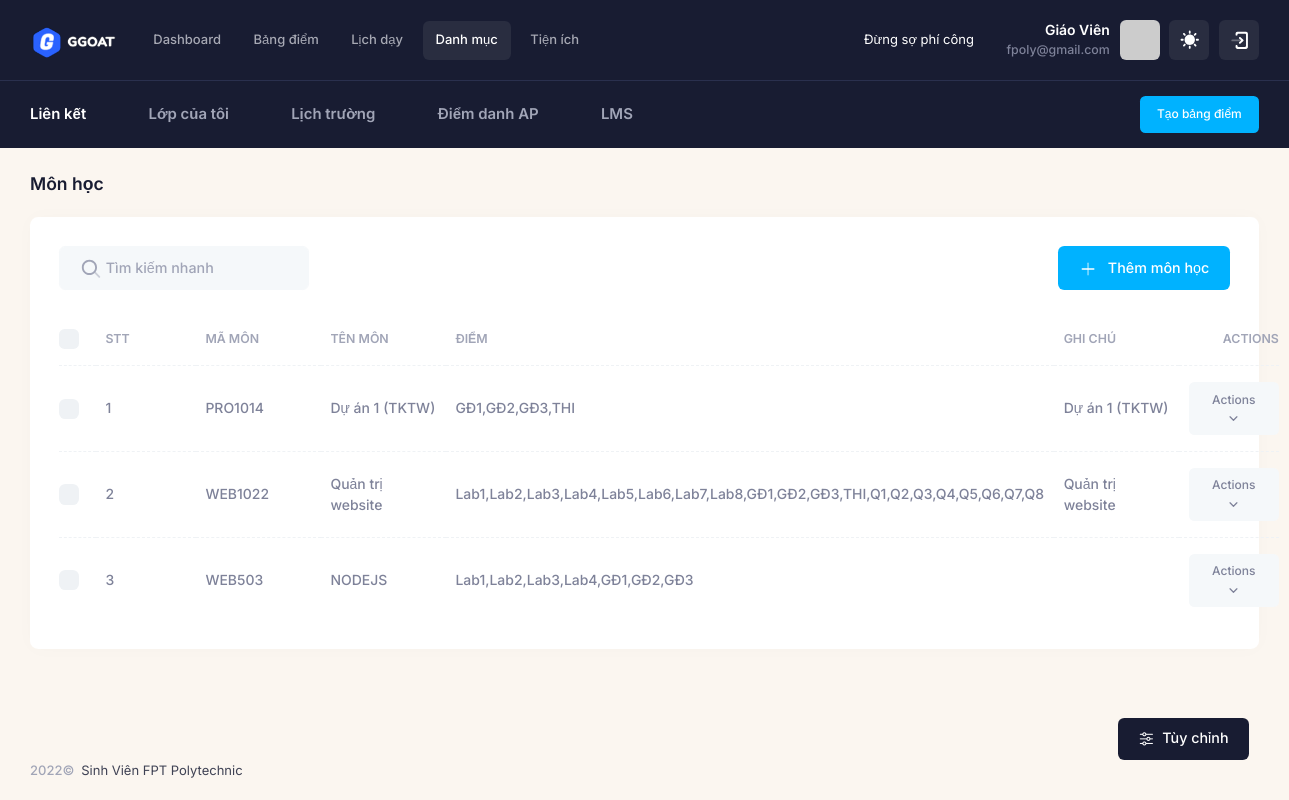
Page /danh-muc/mon-hoc (signed in) on the committed database.
### tables this page shows
CREATE TABLE `teachers` (
  `id_teacher` int(11) NOT NULL,
  `name` varchar(225) NOT NULL,
  `email` varchar(225) NOT NULL,
  `password` text NOT NULL,
  `register_date` datetime DEFAULT NULL,
  `code_donate` text NOT NULL,
  `id_coso` int(11) DEFAULT NULL COMMENT 'cơ sở đang dạy',
  `status` enum('1','2') NOT NULL DEFAULT '2',
  `data` longtext DEFAULT NULL COMMENT 'tất cả dữ liệu quản lý của giáo viên'
);

CREATE TABLE `lien_ket` (
  `id_lienket` int(11) NOT NULL,
  `ten` varchar(225) NOT NULL,
  `url` text NOT NULL,
  `mo_ta` text DEFAULT NULL,
  `id_teacher` int(11) NOT NULL
);

CREATE TABLE `mon_hoc` (
  `id_mon` int(11) NOT NULL,
  `ma_mon` varchar(225) NOT NULL,
  `ten_mon` varchar(225) NOT NULL,
  `ghi_chu` text DEFAULT NULL,
  `diem` text NOT NULL,
  `id_teacher` int(11) NOT NULL
);

### app/controllers/Teacher.php (called while the page is built, shortened)
<?php
class Teacher extends  Controller
{
  public $data = array();
  public $model_home;
  public function __construct()
  {
    $this->model_home = $this->model('TeacherModel');
    $this->data['type'] = 'teacher';
    $this->data['page_parent'] = 'teacher';
    $this->data['page_target'] = 'teacher';
    $this->data = array_merge($this->data, $this->model_home->data);
  }
  public function mon_hoc()
  {
    $this->model_home->mon_hoc();
    $this->data['content'] = 'teacher/danhmuc/mon_hoc';
    $this->data['page_title'] = 'Môn học';
    $this->data['page_parent'] = 'danh-muc';
    $this->data['page_target'] = 'mon-hoc';
    $this->data = array_merge($this->data, $this->model_home->data);
    $this->render('layouts/teacher', $this->data);
  }
}

### index.php (called while the page is built, shortened)
<?php
require_once 'bootstrap.php';
$myApp = new App();

### bootstrap.php (called while the page is built, shortened)
<?php
if (!empty($_SERVER['HTTPS']) && $_SERVER['HTTPS'] == 'on') {
  $web_root = 'https://' . $_SERVER['HTTP_HOST'];
} else {
  $web_root = 'http://' . $_SERVER['HTTP_HOST'];
}
$folder = str_replace(strtolower($_SERVER['DOCUMENT_ROOT']), '', strtolower(__DIR__));
$base_url = $web_root . $folder . '/';
function BASE_URL($url)
{
  global $base_url;
  return $base_url . $url;
}
if (!empty($_SERVER['PATH_INFO'])) {
  $url = $_SERVER['PATH_INFO'];
} else {
  $url = '/';
}
$route = array_filter(explode('/', $url));
$route  = array_values($route);
function route($index)
{
  global $route;
  if (isset($route[$index])) {
    return $route[$index];
  } else {
    return false;
  }
}
require_once  'configs/Database.php';
require_once  'configs/Function.php';
require_once  'core/Controller.php';

### configs/Function.php (called while the page is built, shortened)
<?php
$DB = new Database;

### configs/Database.php (called while the page is built, shortened)
<?php
class Database
{
  private $conn;
  function connect()
  {
    if (!$this->conn) {
      try {
        $this->conn = mysqli_connect(HOSTNAME, USERNAME, PASSWORD, DATABASE, PORT);
        mysqli_query($this->conn, "set names 'utf8'");
      } catch (Exception $e) {
        error('503');
        die();
      }
    }
  }
  function getInfoTeacher($data)
  {
    if (isset($_SESSION['email'])) {
      $row = $this->conn->query(
        "SELECT * FROM `teachers`INNER JOIN `co_so` on co_so.id_coso = teachers.id_coso WHERE `email` = '" . $_SESSION['email'] . "' "
      )->fetch_array();
      if ($row) {
        return $row[$data];
      }
      return false;
    }
    return false;
  }
  function get_list($sql)
  {
    $result = mysqli_query($this->conn, $sql);
    $return = array();
    while ($row = mysqli_fetch_assoc($result)) {
      $return[] = $row;
    }
    return $return;
  }
}

### app/models/TeacherModel.php (called while the page is built, shortened)
<?php
class TeacherModel extends Model
{
    public function __construct()
    {
        $this->data = [
            'hoc_ky' => $this->get_list("SELECT * FROM  `hoc_ky`
            WHERE id_teacher  = '" . $this->getInfoTeacher('id_teacher') . "'
            order by case
            when ten_hocky LIKE '%spring%' then 1
            when ten_hocky LIKE '%summer%'  then 2
            when ten_hocky LIKE '%fall%'  then 3
            end
            , reverse(reverse(ten_hocky) + 0) + 0 DESC"),
            'khoa' =>
            $this->get_list(
                "SELECT * FROM `khoa` WHERE id_teacher = '" . $this->getInfoTeacher('id_teacher') . "'  ORDER BY ten_khoa DESC"
            ),
            'mon_hoc' =>
            $this->get_list(
                "SELECT * FROM `mon_hoc` WHERE id_teacher = '" . $this->getInfoTeacher('id_teacher') . "' ORDER BY id_mon DESC"
            ),
            'loai_lop' =>
            $this->get_list(
                "SELECT * FROM `loai_lop` WHERE  id_teacher = '" . $this->getInfoTeacher('id_teacher') . "' ORDER BY id_loai DESC"
            ),
            'lien_ket' =>
            $this->get_list(
                "SELECT * FROM `lien_ket` WHERE id_teacher = '" . $this->getInfoTeacher('id_teacher') . "'  ORDER BY id_lienket DESC limit 5"
            ),
        ];
    }
    public function mon_hoc()
    {
        $this->data = [
            'mon_hoc' => $this->get_list("SELECT * FROM `mon_hoc` WHERE id_teacher = '" . $this->getInfoTeacher('id_teacher') . "'"),
            'loai_diem' => $this->get_list("SELECT * FROM `loai_diem` WHERE id_teacher = '" . $this->getInfoTeacher('id_teacher') . "'"),
        ];
    }
}

### app/views/teacher/danhmuc/mon_hoc.php (the view, shortened to what this page needs)
<div class="card">
  <div class="card-header border-0 pt-6">
    <div class="card-title">
      <div class="d-flex align-items-center position-relative my-1">
        <span class="svg-icon svg-icon-1 position-absolute ms-6">
        </span>
        <input type="text" data-kt-table-filter="search" class="form-control form-control-solid w-250px ps-14" placeholder="Tìm kiếm nhanh" />
      </div>
    </div>
    <div class="card-toolbar">
      <div class="d-flex justify-content-end" data-kt-table-toolbar="base">
        <button type="button" class="btn btn-primary" data-bs-toggle="modal" data-bs-target="#kt_modal_add">
          <span class="svg-icon svg-icon-2">
            <svg width="24" height="24" viewBox="0 0 24 24" fill="none" xmlns="http://www.w3.org/2000/svg">
              <rect opacity="0.5" x="11.364" y="20.364" width="16" height="2" rx="1" transform="rotate(-90 11.364 20.364)" fill="currentColor" />
              <rect x="4.36396" y="11.364" width="16" height="2" rx="1" fill="currentColor" />
            </svg>
          </span>
          Thêm <?= strtolower($this->data['page_title']) ?>
        </button>
      </div>
    </div>
  </div>
  <div class="card-body py-4">
    <table class="table align-middle table-row-dashed fs-6 gy-5" id="kt_table_list">
      <thead>
        <tr class="text-start text-muted fw-bold fs-7 text-uppercase gs-0">
          <th class="w-10px pe-2">
            <div class="form-check form-check-sm form-check-custom form-check-solid me-3">
              <input class="form-check-input" type="checkbox" data-kt-check="true" data-kt-check-target="#kt_table_list .form-check-input" value="1" />
            </div>
          </th>
          <th class="min-w-100px">STT</th>
          <th class="min-w-125px">Mã môn</th>
          <th class="min-w-125px">Tên môn</th>
          <th class="min-w-125px">Điểm</th>
          <th class="min-w-125px">Ghi chú</th>
          <th class="text-end min-w-100px">Actions</th>
        </tr>
      </thead>
      <tbody class="text-gray-600 fw-semibold">
        <?php
        if (!empty($this->model_home->data['mon_hoc'])) {
          $data = $this->model_home->data['mon_hoc'];
          $index = 1;
          foreach ($data as $item) {
            extract($item) ?>
            <tr>
              <td>
                <div class="form-check form-check-sm form-check-custom form-check-solid">
                  <input class="form-check-input" type="checkbox" value="<?= $id_mon ?>">
                </div>
              </td>
              <td> <?= $index++ ?> </td>
              <td> <?= $ma_mon ?> </td>
              <td> <?= $ten_mon ?> </td>
              <td> <?= $diem ?> </td>
              <td> <?= $ghi_chu ?> </td>
              <td class="text-end">
                <a href="#" class="btn btn-light btn-active-light-primary btn-sm" data-kt-menu-trigger="click" data-kt-menu-placement="bottom-end">Actions
                  <span class="svg-icon svg-icon-5 m-0">
                  </span>
                </a>
              </td>
            </tr>
        <?php
          }
        } ?>
      </tbody>
    </table>
  </div>
</div>

### app/views/include/teacher/header.php (shortened to what this page needs)
<?php
global $DB;
?>
<div id="kt_app_header" class="app-header">
  <div class="app-header-primary" data-kt-sticky="true" data-kt-sticky-name="app-header-primary-sticky" data-kt-sticky-offset="{default: 'false', lg: '300px'}">
    <div class="app-container container-xxl d-flex align-items-stretch justify-content-between">
      <div class="d-flex flex-grow-1 flex-lg-grow-0">
        <div class="d-flex align-items-center me-7" id="kt_app_header_logo_wrapper">
          <a href="" class="d-flex align-items-center">
            <img alt="Logo" src="<?= BASE_URL('assets/media/logos/logo.png') ?>" class="h-35px" />
          </a>
        </div>
        <div class="app-header-menu app-header-mobile-drawer align-items-stretch" data-kt-drawer="true" data-kt-drawer-name="app-header-menu" data-kt-drawer-activate="{default: true, lg: false}" data-kt-drawer-overlay="true" data-kt-drawer-width="250px" data-kt-drawer-direction="start" data-kt-drawer-toggle="#kt_app_header_menu_toggle" data-kt-swapper="true" data-kt-swapper-mode="{default: 'append', lg: 'prepend'}" data-kt-swapper-parent="{default: '#kt_app_body', lg: '#kt_app_header_wrapper'}">
          <div class="menu menu-rounded menu-active-bg menu-state-primary menu-column menu-lg-row menu-title-gray-700 menu-icon-gray-500 menu-arrow-gray-500 menu-bullet-gray-500 my-5 my-lg-0 align-items-stretch fw-semibold px-2 px-lg-0" id="kt_app_header_menu" data-kt-menu="true">
            <?php
            $menu = [
              [
                'name' => 'Dashboard',
                'path' => 'dashboard',
              ],
              [
                'name' => 'Bảng điểm',
                'path' => 'bang-diem',
              ],
              [
                'name' => 'Lịch dạy',
                'path' => 'lich-day',
              ],
              [
                'name' => 'Danh mục',
                'path' => 'danh-muc',
                'sub' => [
                  [
                    'name' => 'Khóa học',
                    'path' => 'khoa-hoc',
                  ],
                  [
                    'name' => 'Học kỳ',
                    'path' => 'hoc-ky',
                  ],
                  [
                    'name' => 'Môn học',
                    'path' => 'mon-hoc',
                  ],
                  [
                    'name' => 'Loại lớp',
                    'path' => 'loai-lop',
                  ],
                  [
                    'name' => 'Loại điểm',
                    'path' => 'loai-diem',
                  ],
                ]
              ],
              [
                'name' => 'Tiện ích',
                'path' => 'tien-ich',
                'sub' => [
                  [
                    'name' => 'Liên kết',
                    'path' => 'lien-ket',
                  ],
                  [
                    'name' => 'Thành ngữ',
                    'path' => 'thanh-ngu',
                  ],
                ]
              ],
            ];
            ?>
            <?php
            foreach ($menu as $item) {
              extract($item); ?>
              <div <?= isset($sub) ? 'data-kt-menu-trigger="{' . "default: 'click'" . " ,lg:'hover'" . '}"' : '' ?> data-kt-menu-placement="bottom-start" class="menu-item <?= (route(0) == $path) || ((route(0) == '' && $path == 'dashboard')) ? 'here show' : false ?>" menu-lg-down-accordion menu-sub-lg-down-indention me-0 me-lg-2">
                <?php
                if (!isset($sub)) { ?>
                  <a class="menu-link py-3" href="<?= BASE_URL($path) ?>"><?= $name ?></a>
                <?php } else { ?>
                  <span class="menu-link py-3">
                    <span class="menu-title">
                      <?= $name ?>
                    </span>
                  <?php } ?>
                  </span>
              </div>
            <?php } ?>
          </div>
        </div>
      </div>
      <div class="app-navbar flex-shrink-0">
        <div class="app-navbar-item ms-3" id="kt_header_user_menu_toggle">
          <div class="text-white mx-5 px-5">
            <marquee>
              <?= isset($this->data['thanh_ngu']['noi_dung']) ?  $this->data['thanh_ngu']['noi_dung'] : 'Đừng sợ phí công' ?>
            </marquee>
          </div>
          <div class="text-end d-none d-sm-flex flex-column justify-content-center me-3">
            <a href="" class="text-white text-hover-primary fs-6 fw-bold">Giáo Viên</a>
            <span class="text-gray-600 fs-7 fw-semibold d-block"><?= $DB->getInfoTeacher('email') ?></span>
          </div>
          <div class="cursor-pointer symbol symbol-35px symbol-md-40px" data-kt-menu-trigger="{default: 'click', lg: 'hover'}" data-kt-menu-attach="parent" data-kt-menu-placement="bottom-end">
            <img src="https://ui-avatars.com/api/?name=<?= $DB->getInfoTeacher('email') ?>" alt="user" />
          </div>
        </div>
        <div class="app-navbar-item ms-3">
          <a href="#" class="btn btn-icon btn-icon-white btn-active-color-primary btn-custom w-35px h-35px w-md-40px h-md-40px" data-kt-menu-trigger="{default:'click', lg: 'hover'}" data-kt-menu-attach="parent" data-kt-menu-placement="bottom-end">
            <span class="svg-icon theme-light-show svg-icon-2">
            </span>
          </a>
        </div>
        <div class="app-navbar-item ms-3">
          <a href="<?= BASE_URL('auth/logout') ?>" class="btn btn-icon btn-icon-white btn-active-color-primary btn-custom w-35px h-35px w-md-40px h-md-40px">
            <span class="svg-icon svg-icon-1">
            </span>
          </a>
        </div>
      </div>
    </div>
  </div>
  <div class="app-header-secondary">
    <div class="app-container container-xxl d-flex align-items-stretch">
      <div class="w-100 d-flex flex-stack">
        <div class="d-flex flex-stack me-5">
          <span class="text-white fw-bold fs-5 me-3 me-lg-6">Liên kết</span>
          <div class="d-flex gap-1 gap-lg-2">
            <?php
            if (!empty($this->data['lien_ket'])) {
              $lien_ket = $this->data['lien_ket'];
              foreach ($lien_ket as $item) {
                extract($item);
            ?>
                <a href="<?= $url ?>" target="_blank" class="custom-link rounded px-lg-4 py-lg-2 d-flex flex-center">
                  <span class="d-none d-lg-inline text-muted fw-bold text-hover-primary fs-5 ps-3"><?= $ten ?></span>
                </a>
            <?php }
            } ?>
          </div>
        </div>
        <a href="" class="btn btn-sm btn-primary py-3" data-bs-toggle="modal" data-bs-target="#kt_modal_create_app">Tạo bảng điểm</span></a>
      </div>
    </div>
  </div>
</div>

### rows in the picture
teachers: email "fpoly@gmail.com"
lien_ket: ten "Lớp của tôi"
lien_ket: ten "Lịch trường"
lien_ket: ten "Điểm danh AP"
lien_ket: ten "LMS"
mon_hoc: ma_mon "PRO1014", ten_mon "Dự án 1 (TKTW)", diem "GĐ1,GĐ2,GĐ3,THI", ghi_chu "Dự án 1 (TKTW)"
mon_hoc: ma_mon "WEB1022", ten_mon "Quản trị website", diem "Lab1,Lab2,Lab3,Lab4,Lab5,Lab6,Lab7,Lab8,GĐ1,GĐ2,GĐ3,THI,Q1,Q2,Q3,Q4,Q5,Q6,Q7,Q8", ghi_chu "Quản trị website"
mon_hoc: ma_mon "WEB503", ten_mon "NODEJS", diem "Lab1,Lab2,Lab3,Lab4,GĐ1,GĐ2,GĐ3"

### other values in the picture
$name "Dashboard"
$name "Bảng điểm"
$name "Lịch dạy"
$name "Danh mục"
$name "Tiện ích"
$this->data['page_title'] "Môn học"
$this->data['page_title'] "môn học"
